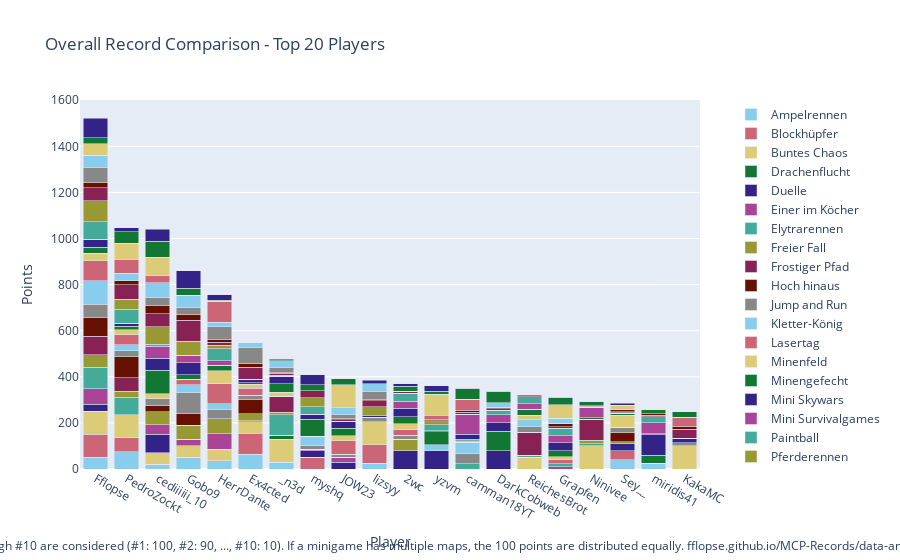

Write notebook code for a chart like this one.
### Code cell
import plotly.graph_objects as go

# Sum all columns to get the total score
outDf['Total'] = outDf.sum(axis=1)

# Sort by total score and fill N/A values with 0
outDf = outDf.sort_values(by='Total', ascending=False).fillna(0)

# Crop to top 10 players
cropDf = outDf.head(20).copy()

# Drop the 'Total' column for plotting
cropDf = cropDf.drop(columns=['Total'])

# Create a color palette
color_palette = px.colors.qualitative.Safe

# Create the stacked bar plot
fig = go.Figure()

for column in cropDf.columns.difference(['Player']):
    fig.add_trace(go.Bar(
        x=cropDf.index,
        y=cropDf[column],
        name=column,
        marker_color=color_palette[len(fig.data) % len(color_palette)]
    ))

# Update layout
fig.update_layout(
    barmode='stack',
    title='Overall Record Comparison - Top 20 Players',
    xaxis=dict(title='Player'),
    yaxis=dict(title='Points'),
    #height=800,
    #width=1000,
    legend=dict(
        x=1.05,
        y=0.5,
        traceorder='normal',
        font=dict(size=12),
        bgcolor='rgba(255, 255, 255, 0)',
        bordercolor='rgba(0, 0, 0, 0)'
    ),
    margin=dict(r=200),  # Adjust right margin to make room for the legend
    annotations=[
        dict(
            x=0.5,
            y=-0.235,
            xref='paper',
            yref='paper',
            text='Max 100 points per minigame. Records #1 through #10 are considered (#1: 100, #2: 90, ..., #10: 10). If a minigame has multiple maps, the 100 points are distributed equally. fflopse.github.io/MCP-Records/data-analysis/global-ranking.ipynb',
            showarrow=False,
            font=dict(size=12),
            xanchor='center'
        )
    ]
)

fig.show()

# save the plot as an html file

fig.write_html('out/overall_record_comparison.html')

### Figure 1 — Plotly figure (JSON) as saved in the notebook; plotly's stock layout.template omitted (floating-point values rounded to 4 significant figures)
{"data": [{"marker": {"color": "rgb(136, 204, 238)"}, "name": "Ampelrennen", "type": "bar", "x": ["Fflopse", "PedroZockt", "cediiiiii_10", "Gobo9", "HerrDante", "Ex4cted", "_n3d", "myshq", "JOW23", "lizsyy", "2wc", "yzvm", "camman18YT", "DarkCobweb", "ReichesBrot", "Grapfen", "Ninivee", "Sey__", "miridis41", "KakaMC"], "y": [50, 75, 20, 50, 35, 65, 30, 0, 0, 25, 0, 0, 0, 0, 0, 0, 0, 40, 25, 0]}, {"marker": {"color": "rgb(204, 102, 119)"}, "name": "Blockhüpfer", "type": "bar", "x": ["Fflopse", "PedroZockt", "cediiiiii_10", "Gobo9", "HerrDante", "Ex4cted", "_n3d", "myshq", "JOW23", "lizsyy", "2wc", "yzvm", "camman18YT", "DarkCobweb", "ReichesBrot", "Grapfen", "Ninivee", "Sey__", "miridis41", "KakaMC"], "y": [100, 60, 0, 0, 0, 90, 0, 50, 0, 80, 0, 0, 0, 0, 0, 0, 0, 40, 0, 0]}, {"marker": {"color": "rgb(221, 204, 119)"}, "name": "Buntes Chaos", "type": "bar", "x": ["Fflopse", "PedroZockt", "cediiiiii_10", "Gobo9", "HerrDante", "Ex4cted", "_n3d", "myshq", "JOW23", "lizsyy", "2wc", "yzvm", "camman18YT", "DarkCobweb", "ReichesBrot", "Grapfen", "Ninivee", "Sey__", "miridis41", "KakaMC"], "y": [100, 100, 50, 50, 50, 50, 100, 0, 0, 100, 0, 0, 0, 0, 50, 0, 100, 0, 0, 100]}, {"marker": {"color": "rgb(17, 119, 51)"}, "name": "Drachenflucht", "type": "bar", "x": ["Fflopse", "PedroZockt", "cediiiiii_10", "Gobo9", "HerrDante", "Ex4cted", "_n3d", "myshq", "JOW23", "lizsyy", "2wc", "yzvm", "camman18YT", "DarkCobweb", "ReichesBrot", "Grapfen", "Ninivee", "Sey__", "miridis41", "KakaMC"], "y": [0, 0, 0, 0, 0, 0, 16, 0, 0, 0, 0, 0, 0, 0, 0, 0, 0, 0, 34, 0]}, {"marker": {"color": "rgb(51, 34, 136)"}, "name": "Duelle", "type": "bar", "x": ["Fflopse", "PedroZockt", "cediiiiii_10", "Gobo9", "HerrDante", "Ex4cted", "_n3d", "myshq", "JOW23", "lizsyy", "2wc", "yzvm", "camman18YT", "DarkCobweb", "ReichesBrot", "Grapfen", "Ninivee", "Sey__", "miridis41", "KakaMC"], "y": [30, 0, 80, 0, 0, 0, 0, 30, 30, 0, 80, 80, 0, 80, 0, 0, 0, 30, 90, 0]}, {"marker": {"color": "rgb(170, 68, 153)"}, "name": "Einer im Köcher", "type": "bar", "x": ["Fflopse", "PedroZockt", "cediiiiii_10", "Gobo9", "HerrDante", "Ex4cted", "_n3d", "myshq", "JOW23", "lizsyy", "2wc", "yzvm", "camman18YT", "DarkCobweb", "ReichesBrot", "Grapfen", "Ninivee", "Sey__", "miridis41", "KakaMC"], "y": [67.5, 0, 42.5, 30, 67.5, 5, 0, 5, 20, 0, 0, 0, 0, 0, 0, 10, 0, 0, 5, 0]}, {"marker": {"color": "rgb(68, 170, 153)"}, "name": "Elytrarennen", "type": "bar", "x": ["Fflopse", "PedroZockt", "cediiiiii_10", "Gobo9", "HerrDante", "Ex4cted", "_n3d", "myshq", "JOW23", "lizsyy", "2wc", "yzvm", "camman18YT", "DarkCobweb", "ReichesBrot", "Grapfen", "Ninivee", "Sey__", "miridis41", "KakaMC"], "y": [93.33, 76.67, 0, 0, 0, 0, 90, 0, 0, 0, 0, 0, 23.33, 0, 10, 13.33, 10, 0, 0, 0]}, {"marker": {"color": "rgb(153, 153, 51)"}, "name": "Freier Fall", "type": "bar", "x": ["Fflopse", "PedroZockt", "cediiiiii_10", "Gobo9", "HerrDante", "Ex4cted", "_n3d", "myshq", "JOW23", "lizsyy", "2wc", "yzvm", "camman18YT", "DarkCobweb", "ReichesBrot", "Grapfen", "Ninivee", "Sey__", "miridis41", "KakaMC"], "y": [55, 25, 55, 60, 65, 30, 10, 0, 0, 0, 50, 0, 0, 0, 0, 0, 15, 7.5, 0, 0]}, {"marker": {"color": "rgb(136, 34, 85)"}, "name": "Frostiger Pfad", "type": "bar", "x": ["Fflopse", "PedroZockt", "cediiiiii_10", "Gobo9", "HerrDante", "Ex4cted", "_n3d", "myshq", "JOW23", "lizsyy", "2wc", "yzvm", "camman18YT", "DarkCobweb", "ReichesBrot", "Grapfen", "Ninivee", "Sey__", "miridis41", "KakaMC"], "y": [80, 60, 0, 0, 0, 0, 70, 0, 0, 0, 0, 0, 0, 0, 100, 0, 90, 0, 0, 0]}, {"marker": {"color": "rgb(102, 17, 0)"}, "name": "Hoch hinaus", "type": "bar", "x": ["Fflopse", "PedroZockt", "cediiiiii_10", "Gobo9", "HerrDante", "Ex4cted", "_n3d", "myshq", "JOW23", "lizsyy", "2wc", "yzvm", "camman18YT", "DarkCobweb", "ReichesBrot", "Grapfen", "Ninivee", "Sey__", "miridis41", "KakaMC"], "y": [80, 90, 30, 50, 0, 60, 0, 0, 0, 0, 0, 0, 0, 0, 0, 0, 0, 40, 0, 0]}, {"marker": {"color": "rgb(136, 136, 136)"}, "name": "Jump and Run", "type": "bar", "x": ["Fflopse", "PedroZockt", "cediiiiii_10", "Gobo9", "HerrDante", "Ex4cted", "_n3d", "myshq", "JOW23", "lizsyy", "2wc", "yzvm", "camman18YT", "DarkCobweb", "ReichesBrot", "Grapfen", "Ninivee", "Sey__", "miridis41", "KakaMC"], "y": [60, 26.67, 26.67, 90, 40, 20, 0, 16.67, 13.33, 20, 16.67, 0, 43.33, 0, 23.33, 0, 0, 23.33, 0, 13.33]}, {"marker": {"color": "rgb(136, 204, 238)"}, "name": "Kletter-König", "type": "bar", "x": ["Fflopse", "PedroZockt", "cediiiiii_10", "Gobo9", "HerrDante", "Ex4cted", "_n3d", "myshq", "JOW23", "lizsyy", "2wc", "yzvm", "camman18YT", "DarkCobweb", "ReichesBrot", "Grapfen", "Ninivee", "Sey__", "miridis41", "KakaMC"], "y": [100, 25, 0, 35, 25, 0, 0, 40, 0, 0, 0, 25, 50, 0, 30, 0, 0, 0, 0, 0]}, {"marker": {"color": "rgb(204, 102, 119)"}, "name": "Lasertag", "type": "bar", "x": ["Fflopse", "PedroZockt", "cediiiiii_10", "Gobo9", "HerrDante", "Ex4cted", "_n3d", "myshq", "JOW23", "lizsyy", "2wc", "yzvm", "camman18YT", "DarkCobweb", "ReichesBrot", "Grapfen", "Ninivee", "Sey__", "miridis41", "KakaMC"], "y": [86.67, 43.33, 0, 23.33, 86.67, 30, 0, 0, 60, 0, 23.33, 0, 0, 0, 0, 16.67, 0, 0, 0, 0]}, {"marker": {"color": "rgb(221, 204, 119)"}, "name": "Minenfeld", "type": "bar", "x": ["Fflopse", "PedroZockt", "cediiiiii_10", "Gobo9", "HerrDante", "Ex4cted", "_n3d", "myshq", "JOW23", "lizsyy", "2wc", "yzvm", "camman18YT", "DarkCobweb", "ReichesBrot", "Grapfen", "Ninivee", "Sey__", "miridis41", "KakaMC"], "y": [33.33, 23.33, 23.33, 0, 56.67, 16.67, 16.67, 0, 20, 0, 26.67, 0, 6.667, 0, 20, 13.33, 0, 53.33, 0, 0]}, {"marker": {"color": "rgb(17, 119, 51)"}, "name": "Minengefecht", "type": "bar", "x": ["Fflopse", "PedroZockt", "cediiiiii_10", "Gobo9", "HerrDante", "Ex4cted", "_n3d", "myshq", "JOW23", "lizsyy", "2wc", "yzvm", "camman18YT", "DarkCobweb", "ReichesBrot", "Grapfen", "Ninivee", "Sey__", "miridis41", "KakaMC"], "y": [26.67, 13.33, 100, 20, 23.33, 6.667, 36.67, 73.33, 33.33, 0, 30, 56.67, 6.667, 83.33, 26.67, 26.67, 6.667, 6.667, 0, 0]}, {"marker": {"color": "rgb(51, 34, 136)"}, "name": "Mini Skywars", "type": "bar", "x": ["Fflopse", "PedroZockt", "cediiiiii_10", "Gobo9", "HerrDante", "Ex4cted", "_n3d", "myshq", "JOW23", "lizsyy", "2wc", "yzvm", "camman18YT", "DarkCobweb", "ReichesBrot", "Grapfen", "Ninivee", "Sey__", "miridis41", "KakaMC"], "y": [34, 14, 54, 52, 0, 16, 34, 22, 30, 6, 38, 4, 20, 38, 0, 34, 0, 0, 0, 20]}, {"marker": {"color": "rgb(170, 68, 153)"}, "name": "Mini Survivalgames", "type": "bar", "x": ["Fflopse", "PedroZockt", "cediiiiii_10", "Gobo9", "HerrDante", "Ex4cted", "_n3d", "myshq", "JOW23", "lizsyy", "2wc", "yzvm", "camman18YT", "DarkCobweb", "ReichesBrot", "Grapfen", "Ninivee", "Sey__", "miridis41", "KakaMC"], "y": [0, 0, 50, 33.33, 20, 0, 0, 0, 0, 0, 30, 0, 86.67, 33.33, 23.33, 30, 46.67, 0, 46.67, 0]}, {"marker": {"color": "rgb(68, 170, 153)"}, "name": "Paintball", "type": "bar", "x": ["Fflopse", "PedroZockt", "cediiiiii_10", "Gobo9", "HerrDante", "Ex4cted", "_n3d", "myshq", "JOW23", "lizsyy", "2wc", "yzvm", "camman18YT", "DarkCobweb", "ReichesBrot", "Grapfen", "Ninivee", "Sey__", "miridis41", "KakaMC"], "y": [76.67, 60, 10, 0, 53.33, 0, 0, 33.33, 0, 0, 33.33, 26.67, 0, 20, 30, 33.33, 0, 0, 26.67, 0]}, {"marker": {"color": "rgb(153, 153, 51)"}, "name": "Pferderennen", "type": "bar", "x": ["Fflopse", "PedroZockt", "cediiiiii_10", "Gobo9", "HerrDante", "Ex4cted", "_n3d", "myshq", "JOW23", "lizsyy", "2wc", "yzvm", "camman18YT", "DarkCobweb", "ReichesBrot", "Grapfen", "Ninivee", "Sey__", "miridis41", "KakaMC"], "y": [91.67, 45, 75, 60, 13.33, 0, 3.333, 38.33, 0, 40, 0, 13.33, 0, 0, 0, 0, 0, 3.333, 0, 0]}, {"marker": {"color": "rgb(136, 34, 85)"}, "name": "Replika", "type": "bar", "x": ["Fflopse", "PedroZockt", "cediiiiii_10", "Gobo9", "HerrDante", "Ex4cted", "_n3d", "myshq", "JOW23", "lizsyy", "2wc", "yzvm", "camman18YT", "DarkCobweb", "ReichesBrot", "Grapfen", "Ninivee", "Sey__", "miridis41", "KakaMC"], "y": [54.71, 62.02, 57.31, 90.96, 13.17, 51.15, 8.077, 31.54, 6.731, 25.29, 9.038, 4.038, 9.327, 5.962, 4.423, 6.731, 3.846, 3.846, 5, 39.23]}, {"marker": {"color": "rgb(102, 17, 0)"}, "name": "Sammelwahn", "type": "bar", "x": ["Fflopse", "PedroZockt", "cediiiiii_10", "Gobo9", "HerrDante", "Ex4cted", "_n3d", "myshq", "JOW23", "lizsyy", "2wc", "yzvm", "camman18YT", "DarkCobweb", "ReichesBrot", "Grapfen", "Ninivee", "Sey__", "miridis41", "KakaMC"], "y": [21.5, 17, 35.75, 26, 10.75, 17.75, 4.5, 0, 4.75, 5, 0, 4.5, 6.25, 6.5, 3.5, 15.25, 2.25, 8.5, 7, 11]}, {"marker": {"color": "rgb(136, 136, 136)"}, "name": "Schießstand", "type": "bar", "x": ["Fflopse", "PedroZockt", "cediiiiii_10", "Gobo9", "HerrDante", "Ex4cted", "_n3d", "myshq", "JOW23", "lizsyy", "2wc", "yzvm", "camman18YT", "DarkCobweb", "ReichesBrot", "Grapfen", "Ninivee", "Sey__", "miridis41", "KakaMC"], "y": [67.5, 0, 35, 30, 57.5, 70, 20, 0, 17.5, 35, 0, 0, 0, 0, 0, 0, 0, 0, 0, 0]}, {"marker": {"color": "rgb(136, 204, 238)"}, "name": "Spleef", "type": "bar", "x": ["Fflopse", "PedroZockt", "cediiiiii_10", "Gobo9", "HerrDante", "Ex4cted", "_n3d", "myshq", "JOW23", "lizsyy", "2wc", "yzvm", "camman18YT", "DarkCobweb", "ReichesBrot", "Grapfen", "Ninivee", "Sey__", "miridis41", "KakaMC"], "y": [53.33, 33.33, 63.33, 53.33, 20, 20, 30, 0, 30, 33.33, 0, 0, 0, 20, 0, 20, 0, 0, 0, 0]}, {"marker": {"color": "rgb(204, 102, 119)"}, "name": "Todeswürfel", "type": "bar", "x": ["Fflopse", "PedroZockt", "cediiiiii_10", "Gobo9", "HerrDante", "Ex4cted", "_n3d", "myshq", "JOW23", "lizsyy", "2wc", "yzvm", "camman18YT", "DarkCobweb", "ReichesBrot", "Grapfen", "Ninivee", "Sey__", "miridis41", "KakaMC"], "y": [0, 60, 30, 0, 90, 0, 0, 0, 0, 0, 0, 20, 50, 0, 0, 0, 0, 0, 0, 40]}, {"marker": {"color": "rgb(221, 204, 119)"}, "name": "Waffenfolge", "type": "bar", "x": ["Fflopse", "PedroZockt", "cediiiiii_10", "Gobo9", "HerrDante", "Ex4cted", "_n3d", "myshq", "JOW23", "lizsyy", "2wc", "yzvm", "camman18YT", "DarkCobweb", "ReichesBrot", "Grapfen", "Ninivee", "Sey__", "miridis41", "KakaMC"], "y": [50, 70, 80, 0, 0, 0, 0, 0, 100, 0, 0, 90, 0, 0, 0, 60, 0, 20, 0, 0]}, {"marker": {"color": "rgb(17, 119, 51)"}, "name": "Walls", "type": "bar", "x": ["Fflopse", "PedroZockt", "cediiiiii_10", "Gobo9", "HerrDante", "Ex4cted", "_n3d", "myshq", "JOW23", "lizsyy", "2wc", "yzvm", "camman18YT", "DarkCobweb", "ReichesBrot", "Grapfen", "Ninivee", "Sey__", "miridis41", "KakaMC"], "y": [25, 50, 70, 30, 5, 0, 5, 25, 25, 0, 22.5, 12.5, 47.5, 50, 0, 32.5, 17.5, 0, 17.5, 25]}, {"marker": {"color": "rgb(51, 34, 136)"}, "name": "Wettrennen", "type": "bar", "x": ["Fflopse", "PedroZockt", "cediiiiii_10", "Gobo9", "HerrDante", "Ex4cted", "_n3d", "myshq", "JOW23", "lizsyy", "2wc", "yzvm", "camman18YT", "DarkCobweb", "ReichesBrot", "Grapfen", "Ninivee", "Sey__", "miridis41", "KakaMC"], "y": [84, 18, 52, 76, 24, 0, 4, 44, 0, 16, 10, 24, 0, 0, 0, 0, 0, 8, 0, 0]}], "layout": {"annotations": [{"font": {"size": 12}, "showarrow": false, "text": "Max 100 points per minigame. Records #1 through #10 are considered (#1: 100, #2: 90, ..., #10: 10). If a minigame has multiple maps, the 100 points are distributed equally. fflopse.github.io/MCP-Records/data-analysis/global-ranking.ipynb", "x": 0.5, "xanchor": "center", "xref": "paper", "y": -0.235, "yref": "paper"}], "barmode": "stack", "legend": {"bgcolor": "rgba(255, 255, 255, 0)", "bordercolor": "rgba(0, 0, 0, 0)", "font": {"size": 12}, "traceorder": "normal", "x": 1.05, "y": 0.5}, "margin": {"r": 200}, "title": {"text": "Overall Record Comparison - Top 20 Players"}, "xaxis": {"title": {"text": "Player"}}, "yaxis": {"title": {"text": "Points"}}}}
